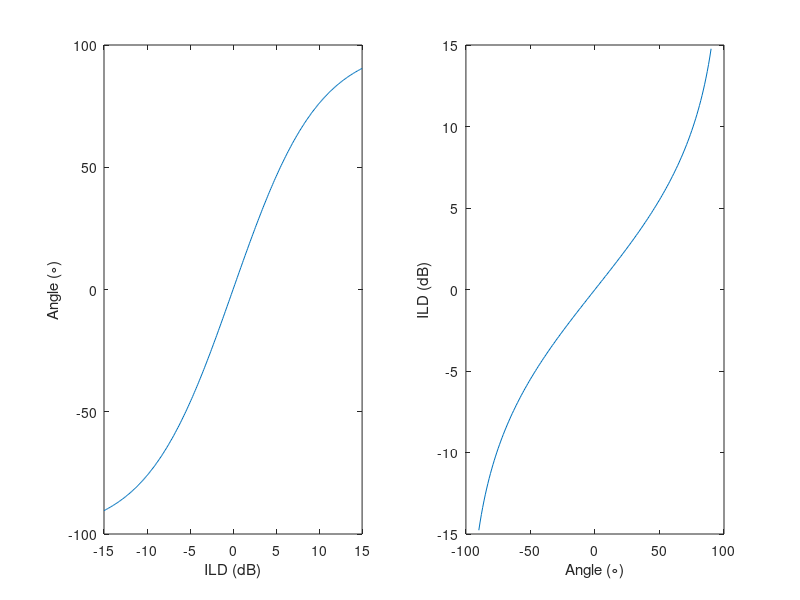

Write MATLAB code to recreate this figure.
ildMax = 15;

% ILD to angle
ild = -ildMax:.1:ildMax;
angle = -(1 ./ (1 + exp(3 * ild / ildMax)) - .5) * 90 * 2.22;
figure(10);
subplot(121);
plot(ild, angle);
xlabel('ILD (dB)');
ylabel('Angle (\circ)');

% angle to ILD
angle = -90:90;
x = .5 - angle / 90 / 2.22;
ild = - log(x ./ (1 - x)) * ildMax / 3;

subplot(122);
plot(angle, ild);
xlabel('Angle (\circ)');
ylabel('ILD (dB)');
